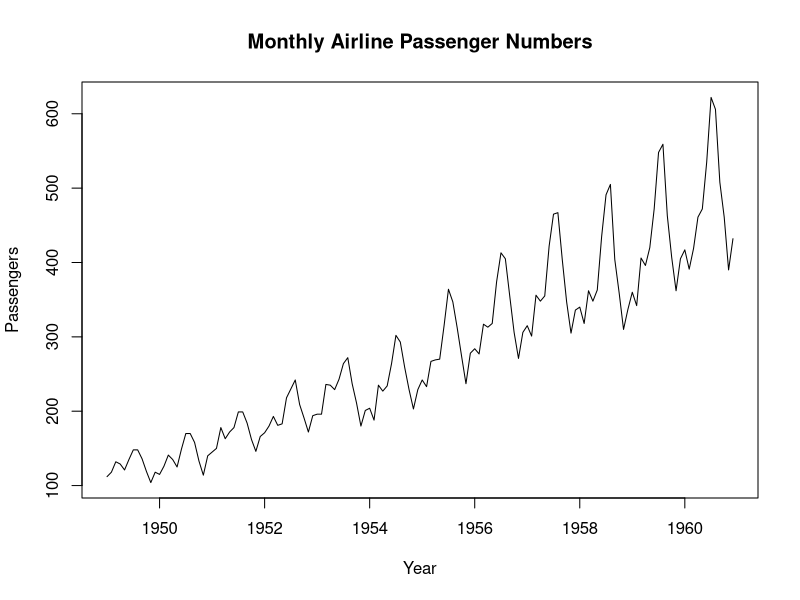
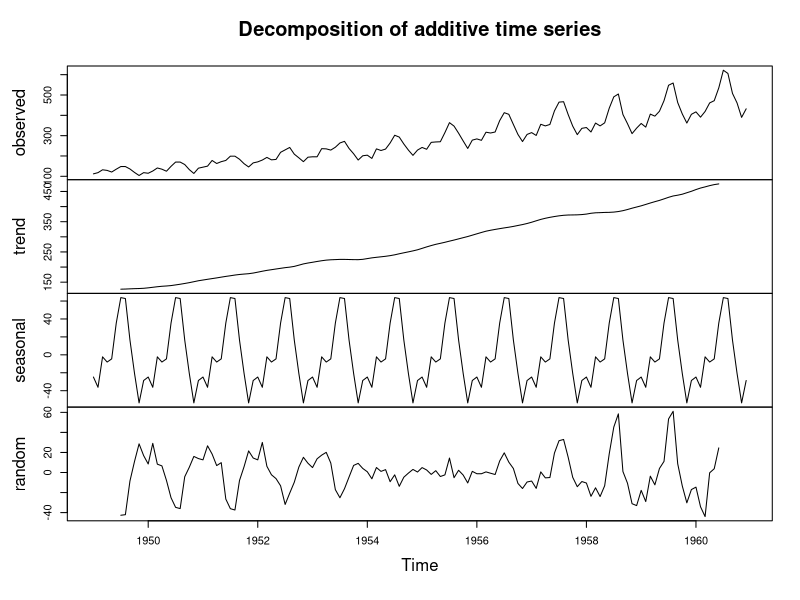
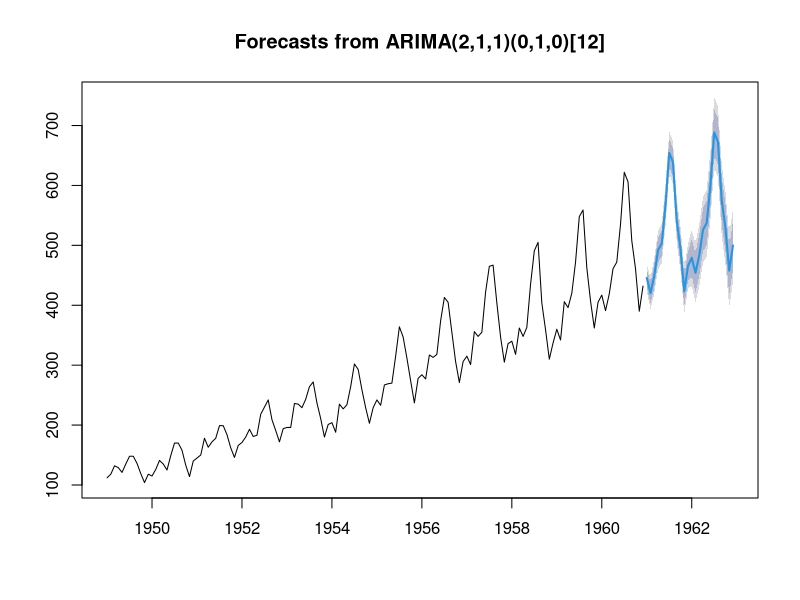
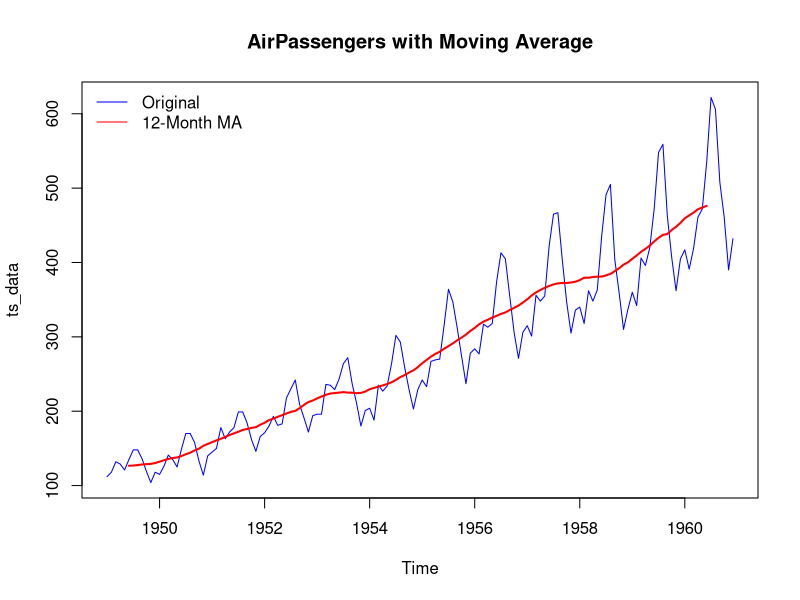

These charts were generated, in order, by the following R code:
data(AirPassengers)
ts_data <- AirPassengers
plot(ts_data, main="Monthly Airline Passenger Numbers", ylab="Passengers", xlab="Year")

# Decompose
decomposed <- decompose(ts_data)
plot(decomposed)

# Forecast
library(forecast)
model <- auto.arima(ts_data)
forecasted <- forecast(model, h=24)
plot(forecasted)

# Calculate a simple moving average for smoothing
ma <- filter(ts_data, rep(1/12, 12), sides=2)
plot(ts_data, col="blue", main="AirPassengers with Moving Average")
lines(ma, col="red", lwd=2)
legend("topleft", legend=c("Original", "12-Month MA"),
       col=c("blue", "red"), lty=1, bty="n")